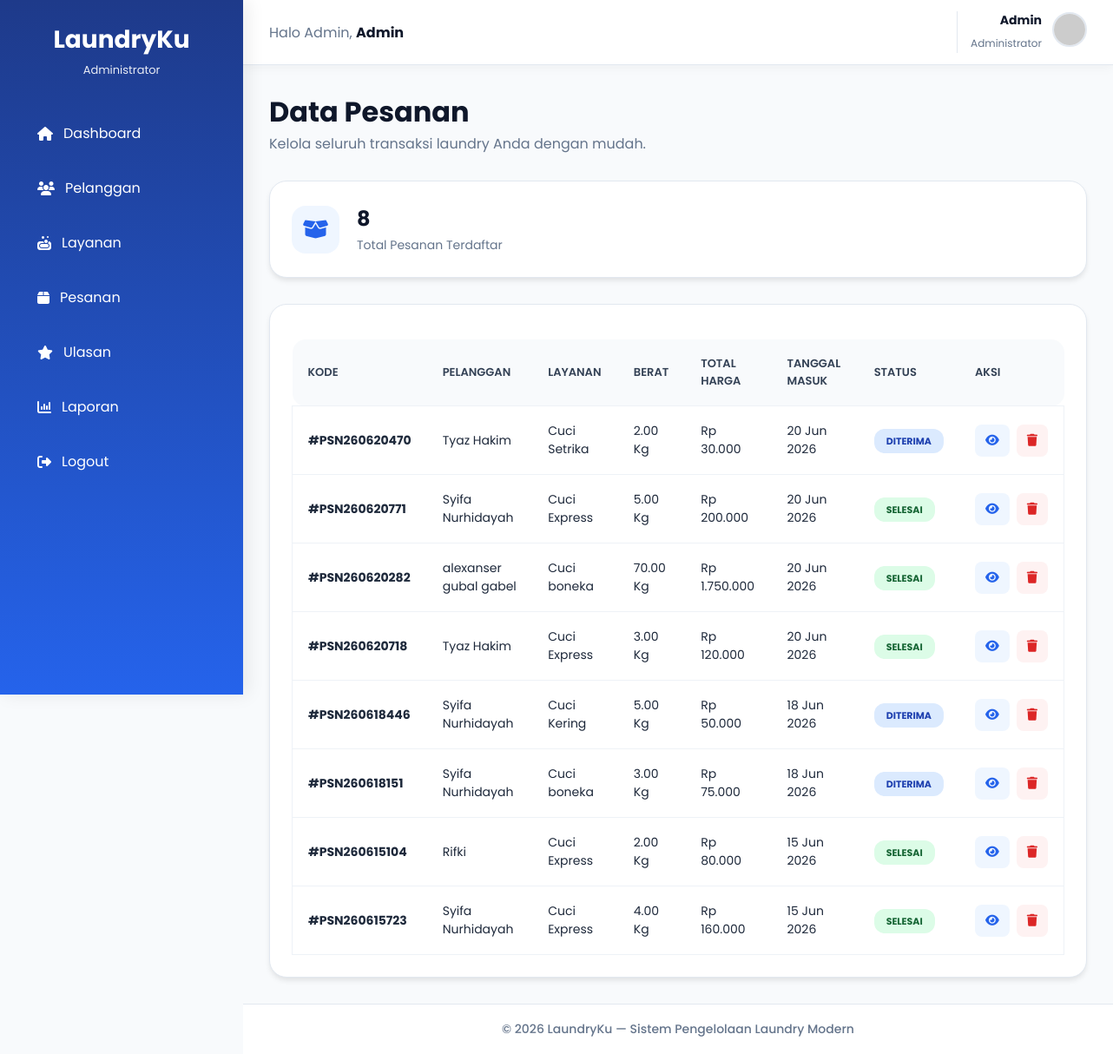
The page /admin/pesanan.php on the database its author committed.
### tables this page shows
CREATE TABLE `pesanan` (
  `id_pesanan` int(11) NOT NULL,
  `kode_pesanan` varchar(20) DEFAULT NULL,
  `id_user` int(11) DEFAULT NULL,
  `tanggal_masuk` date DEFAULT NULL,
  `tanggal_selesai` date DEFAULT NULL,
  `status` enum('Diterima','Diproses','Selesai') DEFAULT 'Diterima'
);

CREATE TABLE `users` (
  `id` int(11) NOT NULL,
  `nama` varchar(100) DEFAULT NULL,
  `email` varchar(100) DEFAULT NULL,
  `password` varchar(255) DEFAULT NULL,
  `role` enum('admin','user') DEFAULT 'user',
  `created_at` timestamp NOT NULL DEFAULT current_timestamp(),
  `foto` varchar(255) DEFAULT NULL
);

CREATE TABLE `layanan` (
  `id_layanan` int(11) NOT NULL,
  `nama_layanan` varchar(100) NOT NULL,
  `harga_perkg` decimal(10,2) NOT NULL
);

CREATE TABLE `detail_pesanan` (
  `id_detail` int(11) NOT NULL,
  `id_pesanan` int(11) NOT NULL,
  `id_layanan` int(11) NOT NULL,
  `berat` decimal(5,2) NOT NULL,
  `total_harga` decimal(12,2) NOT NULL
);

### admin/pesanan.php (the view, shortened to what this page needs)
<?php
require '../config/koneksi.php';
$pesanan = mysqli_query($koneksi, "
    SELECT p.*, u.nama AS nama_pelanggan, d.berat, l.nama_layanan, l.harga_perkg
    FROM pesanan p
    LEFT JOIN users u ON p.id_user = u.id
    LEFT JOIN detail_pesanan d ON p.id_pesanan = d.id_pesanan
    LEFT JOIN layanan l ON d.id_layanan = l.id_layanan
    ORDER BY p.id_pesanan DESC
");
$total_pesanan = mysqli_fetch_assoc(mysqli_query($koneksi, "SELECT COUNT(*) AS total FROM pesanan"));
?>
<!DOCTYPE html>
<html lang="id">
<head>
    <link rel="stylesheet" href="../assets/css/stylee.css">
    <link rel="stylesheet" href="https://cdnjs.cloudflare.com/ajax/libs/font-awesome/6.5.1/css/all.min.css">
</head>
<body>
<div class="container">
    <?php include '../includes/admin/sidebar.php'; ?>
    <div class="main-content">
        <?php include '../includes/admin/navbar.php'; ?>
        <div class="content">
            <div class="page-header" style="margin-bottom: 30px;">
                <h1>Data Pesanan</h1>
                <p style="color: #64748b;">Kelola seluruh transaksi laundry Anda dengan mudah.</p>
            </div>
            <div class="info-card">
                <div class="info-icon"><i class="fa-solid fa-box-open"></i></div>
                <div>
                    <h2 style="margin: 0; font-size: 24px;"><?= $total_pesanan['total']; ?></h2>
                    <span style="color: #64748b; font-size: 14px;">Total Pesanan Terdaftar</span>
                </div>
            </div>
            <div class="table-card">
                <table>
                    <thead>
                        <tr>
                            <th>Kode</th>
                            <th>Pelanggan</th>
                            <th>Layanan</th>
                            <th>Berat</th>
                            <th>Total Harga</th>
                            <th>Tanggal Masuk</th>
                            <th>Status</th>
                            <th>Aksi</th>
                        </tr>
                    </thead>
                    <tbody>
                        <?php if(mysqli_num_rows($pesanan) > 0):
                            while($row = mysqli_fetch_assoc($pesanan)):
                                $total = ($row['berat'] ?? 0) * ($row['harga_perkg'] ?? 0);
                        ?>
                        <tr>
                            <td><strong>#<?= $row['kode_pesanan']; ?></strong></td>
                            <td><?= $row['nama_pelanggan']; ?></td>
                            <td><?= $row['nama_layanan']; ?></td>
                            <td><?= $row['berat']; ?> Kg</td>
                            <td>Rp <?= number_format($total,0,',','.'); ?></td>
                            <td><?= date('d M Y', strtotime($row['tanggal_masuk'])); ?></td>
                            <td><span class="status-badge status-<?= strtolower($row['status']); ?>"><?= $row['status']; ?></span></td>
                            <td>
                                <div class="action-group">
                                    <a href="detail_pesanan.php?id=<?= $row['id_pesanan']; ?>" class="btn-detail"><i class="fa-solid fa-eye"></i></a>
                                    <a href="hapus_pesanan.php?id=<?= $row['id_pesanan']; ?>" class="btn-delete" onclick="return confirm('Yakin ingin menghapus?')"><i class="fa-solid fa-trash"></i></a>
                                </div>
                            </td>
                        </tr>
                        <?php endwhile; else: ?>
                        <tr><td colspan="8" style="text-align: center; padding: 40px; color: #94a3b8;">Belum ada data pesanan</td></tr>
                        <?php endif; ?>
                    </tbody>
                </table>
            </div>
        </div>
        <?php include '../includes/admin/footer.php'; ?>
    </div>
</div>
</body>
</html>

### assets/css/stylee.css (style rules this page uses)
:root { --primary:#2563eb; --primary-light:#60a5fa; --success:#22c55e; --warning:#f59e0b; --danger:#ef4444; --dark:#0f172a; --gray:#64748b; --light:#f8fafc; --radius:18px; --shadow:0 10px 25px rgba(15,23,42,.08); }
* { margin:0; padding:0; box-sizing:border-box; font-family:'Poppins',sans-serif; }
body { background:#f1f5f9; color:var(--dark); }
.container { display:flex; min-height:100vh; }
.main-content { margin-left:280px; min-height:100vh; display:flex; flex-direction:column; }
.content { padding:25px; margin-top:75px; }
.table-card { background:#fff; border-radius:20px; overflow-x:auto; box-shadow:var(--shadow); padding:20px; }
table { width:100%; border-collapse:collapse; }
th,td { padding:16px; border-bottom:1px solid #e2e8f0; }
th { background:#f8fafc; }
.btn-primary, .btn-detail, .btn-tambah { background:linear-gradient(135deg,var(--primary),#3b82f6); color:#fff; text-decoration:none; padding:12px 20px; border-radius:12px; }
.table-card { background:#ffffff; border-radius:25px; padding:30px; margin-top:20px; border:1px solid #e2e8f0; box-shadow: 0 10px 35px rgba(15,23,42,.06); overflow:hidden; }
table { width:100%; border-collapse:separate; border-spacing:0 12px; }
thead th { background:#f8fafc; padding:18px; color:#334155; font-weight:600; text-align:left; border:none; }
thead th:first-child { border-radius:15px 0 0 15px; }
thead th:last-child { border-radius:0 15px 15px 0; }
tbody tr { transition:.3s; }
tbody td { background:#ffffff; padding:18px; border-top:1px solid #eef2f7; border-bottom:1px solid #eef2f7; }
tbody td:first-child { border-left:1px solid #eef2f7; border-radius:15px 0 0 15px; }
tbody td:last-child { border-right:1px solid #eef2f7; border-radius:0 15px 15px 0; }

### admin/pesanan.php (style rules this page uses)
body { background-color: #f8fafc; font-family: 'Segoe UI', sans-serif; }
.content { padding: 30px; }
.info-card { background: #ffffff; padding: 25px; border-radius: 20px; display: flex; align-items: center; gap: 20px; box-shadow: 0 4px 6px -1px rgba(0,0,0,0.1); margin-bottom: 30px; border: 1px solid #e2e8f0; }
.info-icon { width: 55px; height: 55px; background: #eff6ff; color: #2563eb; display: flex; align-items: center; justify-content: center; border-radius: 16px; font-size: 24px; }
.table-card { background: #fff; border-radius: 20px; padding: 25px; box-shadow: 0 4px 6px -1px rgba(0,0,0,0.1); border: 1px solid #e2e8f0; }
table { width: 100%; border-collapse: collapse; margin-top: 15px; }
th { text-align: left; padding: 16px; color: #64748b; font-size: 13px; text-transform: uppercase; border-bottom: 2px solid #f1f5f9; }
td { padding: 18px 16px; border-bottom: 1px solid #f1f5f9; font-size: 14px; color: #1e293b; }
.status-badge { padding: 6px 14px; border-radius: 12px; font-size: 11px; font-weight: 700; text-transform: uppercase; }
.status-diterima { background: #dbeafe; color: #1e40af; }
.status-selesai { background: #dcfce7; color: #166534; }
.action-group { display: flex; gap: 8px; }
.btn-detail, .btn-delete { padding: 8px 12px; border-radius: 8px; text-decoration: none; font-size: 14px; }
.btn-detail { background: #eff6ff; color: #2563eb; }
.btn-delete { background: #fef2f2; color: #dc2626; }

### rows shown on the page
pesanan: kode_pesanan "PSN260620470", id_user.nama "Tyaz Hakim", layanan.nama_layanan "Cuci Setrika", detail_pesanan.berat "2.00", detail_pesanan.berat "30.000", tanggal_masuk "20 Jun 2026", status "DITERIMA"
pesanan: kode_pesanan "PSN260620771", id_user.nama "Syifa Nurhidayah", layanan.nama_layanan "Cuci Express", detail_pesanan.berat "5.00", detail_pesanan.berat "200.000", tanggal_masuk "20 Jun 2026", status "SELESAI"
pesanan: kode_pesanan "PSN260620282", id_user.nama "alexanser gubal gabel", layanan.nama_layanan "Cuci boneka", detail_pesanan.berat "70.00", detail_pesanan.berat "1.750.000", tanggal_masuk "20 Jun 2026", status "SELESAI"
pesanan: kode_pesanan "PSN260620718", id_user.nama "Tyaz Hakim", layanan.nama_layanan "Cuci Express", detail_pesanan.berat "3.00", detail_pesanan.berat "120.000", tanggal_masuk "20 Jun 2026", status "SELESAI"
pesanan: kode_pesanan "PSN260618446", id_user.nama "Syifa Nurhidayah", layanan.nama_layanan "Cuci Kering", detail_pesanan.berat "5.00", detail_pesanan.berat "50.000", tanggal_masuk "18 Jun 2026", status "DITERIMA"
pesanan: kode_pesanan "PSN260618151", id_user.nama "Syifa Nurhidayah", layanan.nama_layanan "Cuci boneka", detail_pesanan.berat "3.00", detail_pesanan.berat "75.000", tanggal_masuk "18 Jun 2026", status "DITERIMA"
pesanan: kode_pesanan "PSN260615104", id_user.nama "Rifki", layanan.nama_layanan "Cuci Express", detail_pesanan.berat "2.00", detail_pesanan.berat "80.000", tanggal_masuk "15 Jun 2026", status "SELESAI"
pesanan: kode_pesanan "PSN260615723", id_user.nama "Syifa Nurhidayah", layanan.nama_layanan "Cuci Express", detail_pesanan.berat "4.00", detail_pesanan.berat "160.000", tanggal_masuk "15 Jun 2026", status "SELESAI"

### other values the page prints
$nama_admin "Admin"
$total_pesanan['total'] "8"
